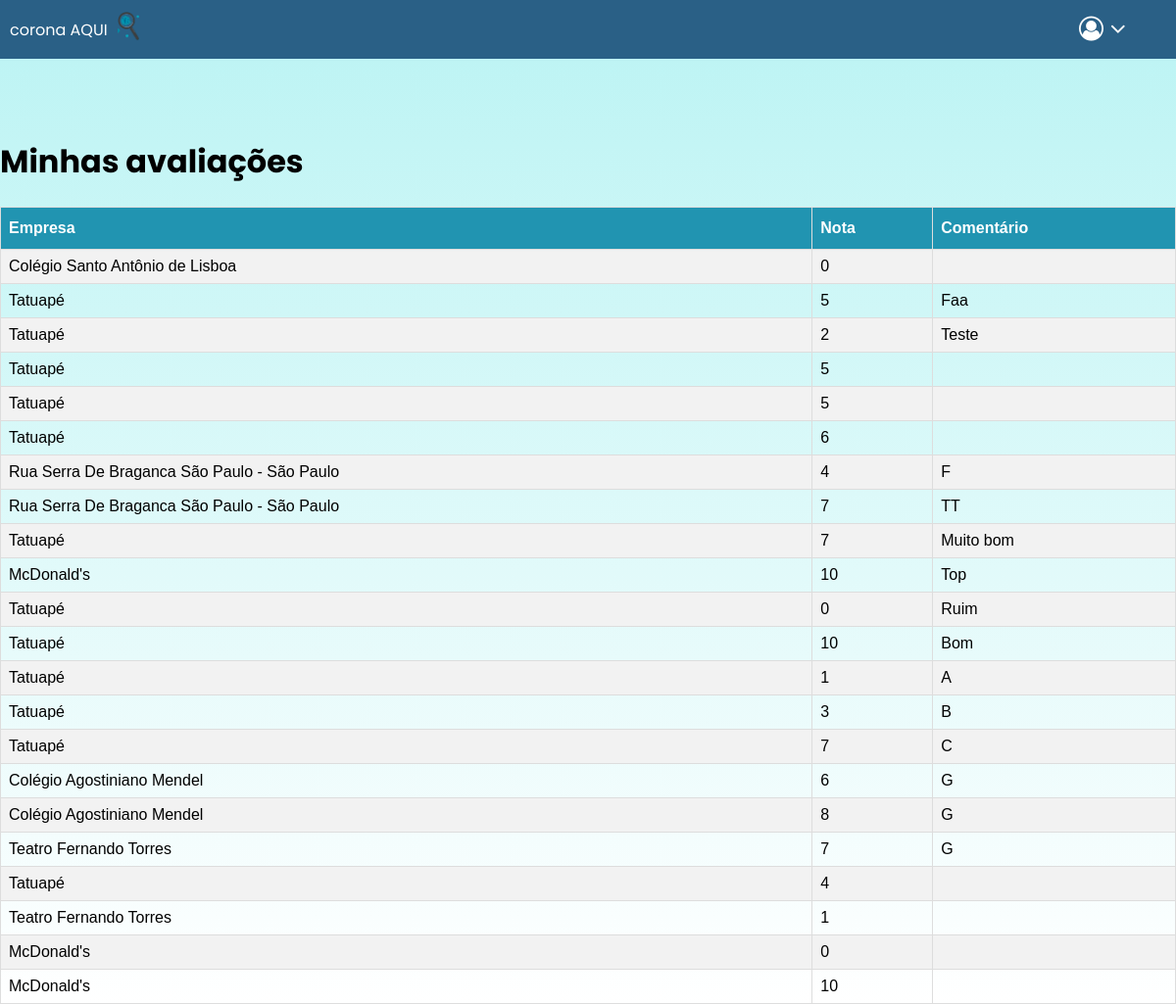
The page /registros/minhas-avaliacoes (signed in) on the database its author committed.
### registros/models.py (models this page shows, shortened)
class Avaliações(models.Model):
    id = models.AutoField(auto_created=True, primary_key=True, serialize=False, verbose_name='ID')
    user = models.ManyToManyField(Usuários, blank=True, related_name="usuário")
    username = models.CharField(max_length=64, default='Sem nome')
    empresaname = models.CharField(max_length=64, default='Sem nome')
    user_id = models.IntegerField(default=0)
    empresa = models.ManyToManyField(Empresas, blank=True, related_name="empresas")
    empresa_id = models.IntegerField(default=0)
    comment = models.CharField(max_length=300, default='Não deixou comentários sobre o estabelecimento.')
    grade = models.IntegerField()

### registros/views.py (the view)
# urls.py: path("minhas-avaliacoes", views.get_avaliacoes),
def get_avaliacoes(request):
    user = None
    avaliacoes_arr = []
    if request.session.has_key('username'):
        user = request.session['username']
        userid = list(Usuários.objects.filter(user=user).values('id'))[0]['id']
        avaliacoes = Avaliações.objects.filter(user_id=userid)
        return render(request, "registros/minhas-avaliacoes.html", {"user" : user, "avaliacoes" : avaliacoes})
    else:
        return render(request, "registros/minhas-avaliacoes.html", {
            "message": "Você não possui avaliações"
        })

### registros/templates/registros/minhas-avaliacoes.html
{% extends "registros/layout.html" %}
{% block body %}
    <h1>Minhas avaliações</h1>
    <table id="customers">
        <tr>
          <th>Empresa</th>
          <th>Nota</th>
          <th>Comentário</th>
        </tr>
        {% for avaliacao in avaliacoes %}
        <tr>
            <td>{{ avaliacao.empresaname }}</td>
            <td>{{ avaliacao.grade }}</td>
            <td>{{ avaliacao.comment }}</td>
        </tr>
        {% endfor %}
    </table>
{% endblock %}

### home/static/index.css (style rules this page uses)
body { margin: 0; font-family: 'Poppins'; }
#customers { font-family: "Trebuchet MS", Arial, Helvetica, sans-serif; border-collapse: collapse; width: 100%; }
#customers td, #customers th { border: 1px solid #ddd; padding: 8px; }
#customers tr:nth-child(even) { background-color: #f2f2f2; }
#customers th { padding-top: 12px; padding-bottom: 12px; text-align: left; background-color: #2194b1; color: white; }

### rows shown on the page
Avaliações: empresaname "Colégio Santo Antônio de Lisboa", grade "0"
Avaliações: empresaname "Tatuapé", grade "5", comment "Faa"
Avaliações: empresaname "Tatuapé", grade "2", comment "Teste"
Avaliações: empresaname "Tatuapé", grade "5"
Avaliações: empresaname "Tatuapé", grade "5"
Avaliações: empresaname "Tatuapé", grade "6"
Avaliações: empresaname "Rua Serra De Braganca São Paulo - São Paulo", grade "4", comment "F"
Avaliações: empresaname "Rua Serra De Braganca São Paulo - São Paulo", grade "7", comment "TT"
Avaliações: empresaname "Tatuapé", grade "7", comment "Muito bom"
Avaliações: empresaname "McDonald's", grade "10", comment "Top"
Avaliações: empresaname "Tatuapé", grade "0", comment "Ruim"
Avaliações: empresaname "Tatuapé", grade "10", comment "Bom"
Avaliações: empresaname "Tatuapé", grade "1", comment "A"
Avaliações: empresaname "Tatuapé", grade "3", comment "B"
Avaliações: empresaname "Tatuapé", grade "7", comment "C"
Avaliações: empresaname "Colégio Agostiniano Mendel", grade "6", comment "G"
Avaliações: empresaname "Colégio Agostiniano Mendel", grade "8", comment "G"
Avaliações: empresaname "Teatro Fernando Torres", grade "7", comment "G"
Avaliações: empresaname "Tatuapé", grade "4"
Avaliações: empresaname "Teatro Fernando Torres", grade "1"
Avaliações: empresaname "McDonald's", grade "0"
Avaliações: empresaname "McDonald's", grade "10"
